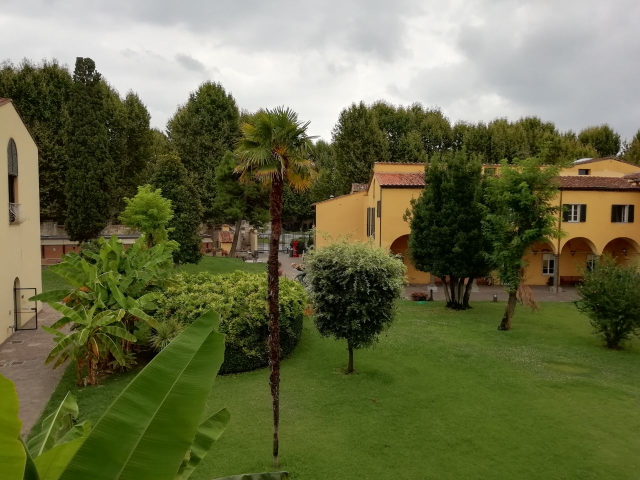
#> input picture resources/Scuola.jfif, 1280 x 960 px, given in place of the camera (shown at 1/2 size)
$ python Canny_test.py   (older library calls are emulated)
#> lines starting #> are read from the running program, lines starting #| are printed output that depends on the picture; after the words box and inside, x2 and y2 are one past the last pixel; in counts of white or black regions, pixels touching at a corner belong together
# !usr/bin/env python3
# coding: utf-8

import cv2
import numpy as np

cap = cv2.VideoCapture(0)

while True:
    ret, frame = cap.read()
#> frame is the input picture: shape (960, 1280, 3); mean B, G, R 72, 108.6, 105.3
    frame = cv2.resize(frame, (300, 200))
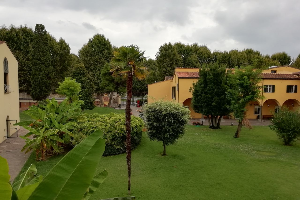
#> frame: shape (200, 300, 3); mean B, G, R 71.8, 108.4, 105.1
    frame_grey = cv2.cvtColor(frame, cv2.COLOR_BGR2GRAY)
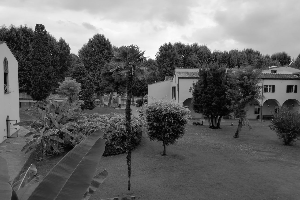
#> frame_grey: shape (200, 300); min 1, max 253, mean 103.3
    if not ret:
        print('Error Acquiring from Camera')
        break
    # Questo GaussianBlur fa insieme il kernel e la convoluzione
    frame_gaus = cv2.GaussianBlur(frame_grey, (9, 9), 3)
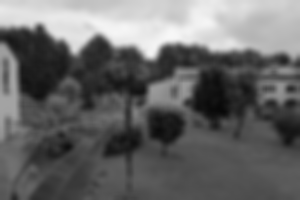
#> frame_gaus: shape (200, 300); min 8, max 247, mean 103.3
    frame_blur = cv2.GaussianBlur(frame, (9, 9), 3)
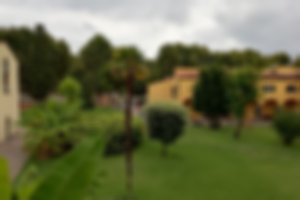
#> frame_blur: shape (200, 300, 3); mean B, G, R 71.8, 108.4, 105.1
    sobelx_frame = np.abs(cv2.Sobel(frame_gaus, cv2.CV_16S, 1, 0, None, ksize=5))
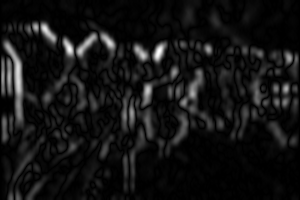
#> sobelx_frame: shape (200, 300) int16; min 0, max 3064, mean 240; drawn with min black and max white
    sobely_frame = np.abs(cv2.Sobel(frame_gaus, cv2.CV_16S, 0, 1, None, ksize=5))
    sob_xy = sobelx_frame + sobely_frame
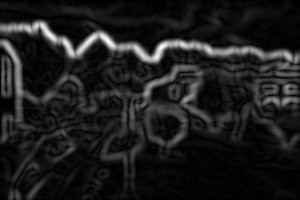
#> sob_xy: shape (200, 300) int16; min 0, max 4852, mean 555.9; drawn with min black and max white
    max_xy = np.max(sob_xy)
#> max_xy = 4852
    # ddepth, nel caso di immagini a 8 bit, tronca le derivate negative)

    # Canny frame, se uno fa prima il blur gaussiano becca solo i contorni più rilevanti.
    canny_frame = cv2.Canny(frame_blur, 40, 120, (9, 9))
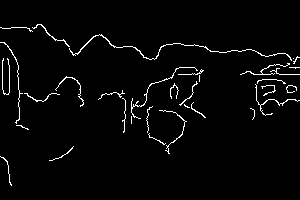
#> canny_frame: shape (200, 300); 2.8% white in thin lines or dots, all inside (x1, y1, x2, y2) = (0, 24, 300, 186)

    # cv2.imshow("Translated", sob_xy/max_xy)
    cv2.imshow("Canny", canny_frame)
    k = cv2.waitKey(1) & 0xff
#> (key q is pressed here)
    if k == ord('q'):
        break

$ run again, on resources/sfondo.jpg
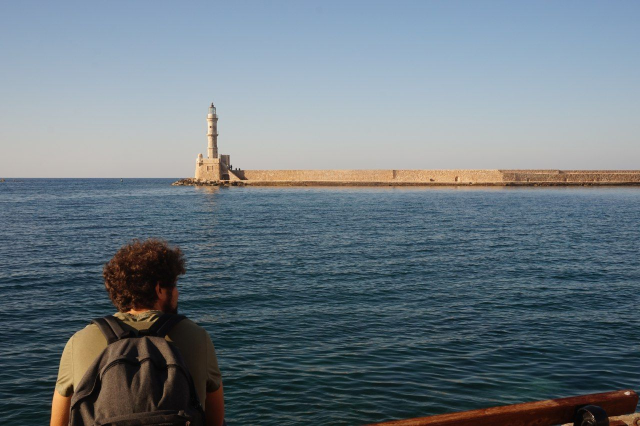
#> input picture resources/sfondo.jpg, 1280 x 852 px, given in place of the camera (shown at 1/2 size)
#> frame is the input picture: shape (852, 1280, 3); mean B, G, R 127.7, 119.5, 106.8
#> frame: shape (200, 300, 3)
#> `sob_xy = sobelx_frame + sobely_frame`:
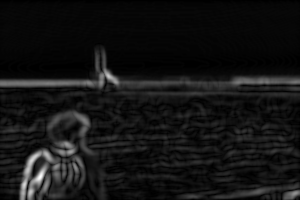
#> sob_xy: shape (200, 300) int16; min 0, max 3628, mean 289.8; drawn with min black and max white
#> max_xy = 3628
#> `canny_frame = cv2.Canny(frame_blur, 40, 120, (9, 9))`:
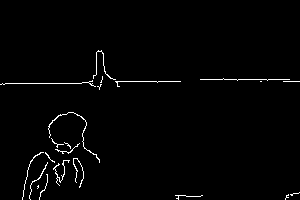
#> canny_frame: shape (200, 300); 1.5% white in thin lines or dots, all inside (x1, y1, x2, y2) = (0, 50, 300, 200)
